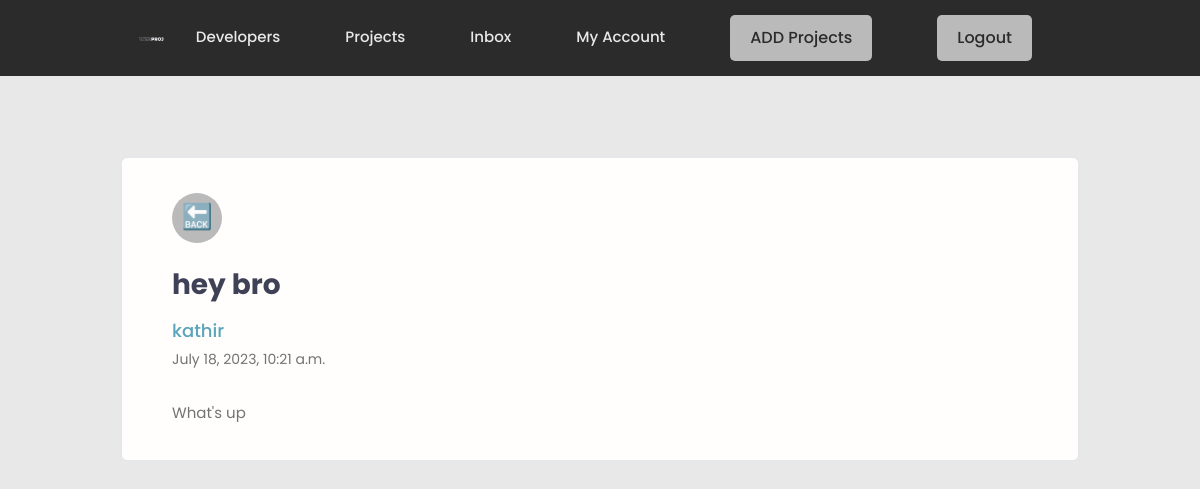
Page /message/b41676cb6bac4d8e87f7e9c998fdf9f1 (signed in) on the committed database.
### users/models.py (models this page shows, shortened)
class Message(models.Model):
    sender = models.ForeignKey(Profiles, on_delete=models.SET_NULL, null=True, blank=True)
    receiver = models.ForeignKey(Profiles, on_delete=models.SET_NULL, null=True, blank=True, related_name="messages")
    name = models.CharField(max_length=200, blank=True, null=True)
    email = models.EmailField(max_length=200, blank=True, null=True)
    subject = models.CharField(max_length=200, blank=True, null=True)
    body = models.TextField()
    is_read = models.BooleanField(default=False, null=True)
    created = models.DateTimeField(auto_now_add=True)
    id = models.UUIDField(default=uuid.uuid4, unique=True, primary_key=True, editable=False)
    class Meta:
        ordering = ['is_read', '-created']

### users/views.py (the view)
# urls.py: path('message/<str:pk>', views.mes, name='mess'),
@login_required(login_url='login')
def mes(request, pk):
    profile = request.user.profiles
    mess = profile.messages.get(id=pk)
    context = {'mess':mess}
    if mess.is_read == False:
        mess.is_read = True
        mess.save()
    return render(request, 'users/message.html', context)

### users/templates/users/message.html
{% extends 'main.html' %}
{% load static %}
{% block content %}
  <main class="messagePage my-xl">
    <div class="content-boxx">
      <div class="message">
        <a class="backButton" href="{% url 'inbox' %}">🔙</a>
        <h2 class="message__subject">{{mess.subject}}</h4>
          <a href="{% url 'userprofile' mess.sender.id %}" class="message__author">{{mess.name}}</a>
          <p class="message__date">{{mess.created}}</p>
          <div class="message__body">{{mess.body|linebreaksbr}}</div>
      </div>
    </div>
  </main>
{% endblock content %}

### static/styles/app.css (style rules this page uses)
:root { --color-sub: #2d2d39; }
body { background-color: #e8e8e8 !important; }
.content-boxx { width: 80%; margin: auto; }
.message { padding: 2.5rem 0; }
.message > a { display: flex; gap: 1rem; }
.message__author, .message__date { flex-basis: 25%; }
.message__subject { flex-basis: 50%; }
.message__date { text-align: right; }
.messagePage .message { list-style: none; background: var(--color-white); padding: 3.5rem 5rem; border: 2px solid var(--color-light); border-radius: 0.7rem; }
.messagePage .message__subject { font-size: 2.8rem; color: var(--color-sub); margin-bottom: 1rem; margin-top: 2rem; }
.messagePage .message__author { font-size: 1.8rem; font-weight: 500; }
.messagePage .message__date { font-size: 1.4rem; font-weight: 400; text-align: left; margin-bottom: 3rem; }
.backButton { background: #bababa; color: black; width: 5rem; height: 5rem; display: flex; align-items: center; justify-content: center; border-radius: 50%; font-size: 25px; }

### static/styles/_variables.css (style rules this page uses)
:root { --color-main: black; --color-main-light: #e6faff; --color-sub: #3f4156; --color-sub-light: #51546e; --color-sub-lighter: #ededfd; --color-text: #737373; --color-gray: #8b8b8b; --color-light: #e5e7eb; --color-light-gray: #767676; --color-bg: #f8fafd; --color-white: #fffefd; --color-white-light: #f3f3f3; --color-success: #359e64; --color-success-bg: #def8e8; --color-error: #fc4b0b; --color-error-bg: #fff2ee; --font-base: 'Poppins', arial, helvetica, 'Segoe UI', roboto, ubuntu, sans-serif; --font-monospace: 'Fira Code', 'Courier New', courier, monospace; --font-regular: 300; --font-medium: 500; --font-bold: 700; --generic-shadow: 1px 1px 5px #00000010; --generic-transition: all 0.3s ease-in-out; }

### static/styles/_base.css (style rules this page uses)
* { margin: 0; padding: 0; box-sizing: border-box; text-rendering: optimizeLegibility; color: inherit; font-size: inherit; }
html { font-size: 50%; }
@media only screen and (min-width: 480px) { html { font-size: 56.25%; } }
@media only screen and (min-width: 1200px) { html { font-size: 62.5%; } }
body { line-height: 1.6; font-weight: 400; font-size: 1.5rem; color: var(--color-text); background-color: var(--color-bg); min-height: 100vh; }

### static/uikit/styles/modules/_variables.css (style rules this page uses)
:root { --color-main: #5aa5b9; --color-main-light: #e6faff; --color-sub: #3f4156; --color-sub-light: #51546e; --color-sub-lighter: #ededfd; --color-text: #737373; --color-gray: #8b8b8b; --color-light: #e5e7eb; --color-light-gray: #767676; --color-bg: #f8fafd; --color-white: #fffefd; --color-white-light: #f3f3f3; --color-success: #359e64; --color-success-bg: #def8e8; --color-error: #fc4b0b; --color-error-bg: #fff2ee; --font-base: 'Poppins', arial, helvetica, 'Segoe UI', roboto, ubuntu, sans-serif; --font-monospace: 'Fira Code', 'Courier New', courier, monospace; --font-regular: 300; --font-medium: 500; --font-bold: 700; --generic-shadow: 1px 1px 5px #00000010; --generic-transition: all 0.3s ease-in-out; }

### static/uikit/styles/modules/_base.css (style rules this page uses)
* { margin: 0; padding: 0; box-sizing: border-box; text-rendering: optimizeLegibility; color: inherit; font-size: inherit; }
html { font-size: 50%; }
@media only screen and (min-width: 480px) { html { font-size: 56.25%; } }
@media only screen and (min-width: 1200px) { html { font-size: 62.5%; } }
body { line-height: 1.6; font-weight: 400; font-size: 1.5rem; color: var(--color-text); background-color: var(--color-bg); min-height: 100vh; }

### static/uikit/styles/modules/_typography.css (style rules this page uses)
* { font-family: var(--font-base); }
h2 { font-size: 3.6rem; font-weight: var(--font-bold); }
p, span, strong { font-size: 1.6rem; color: var(--color-text); font-weight: var(--font-regular); }
a { padding-bottom: 2px; text-decoration: none; display: inline-block; color: var(--color-main); font-weight: var(--font-medium); }

### static/uikit/styles/modules/_utilities.css (style rules this page uses)
.my-xl { margin: 8rem auto; }

### rows in the picture
Message: subject "hey bro", name "kathir", created "July 18, 2023, 10:21 a.m.", body "What's up"
